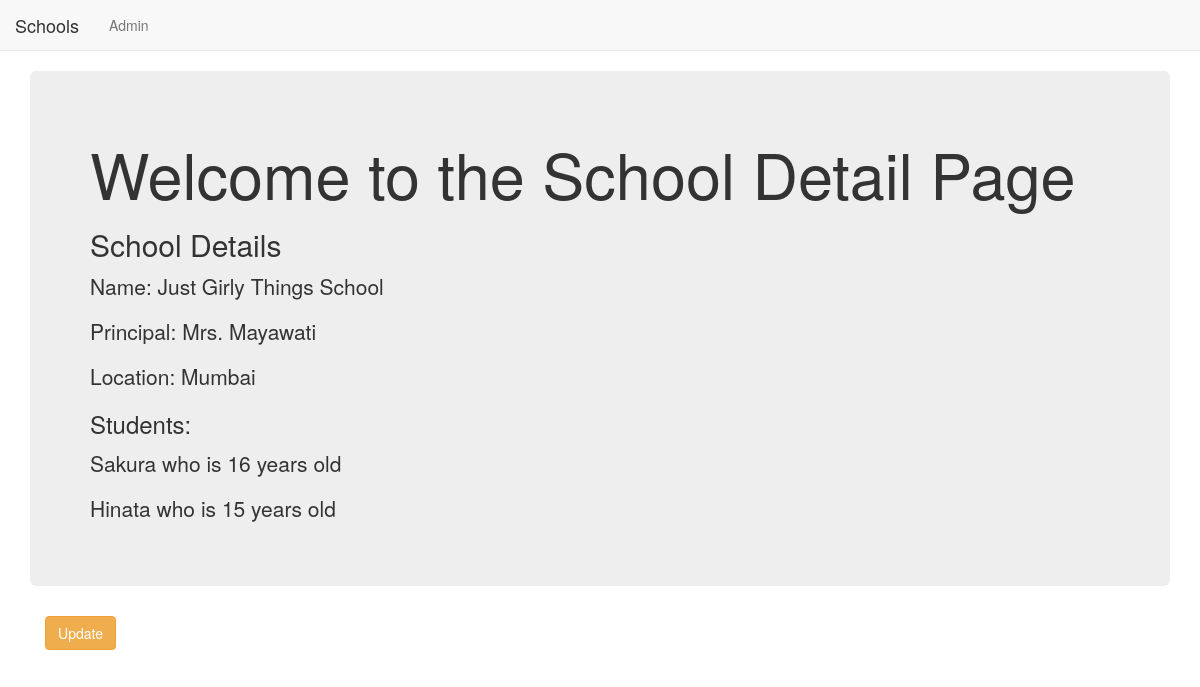
Page /basic_app/2/ on the committed database.
### basic_app/models.py (models this page shows, shortened)
class School(models.Model):
    name = models.CharField(max_length = 250)
    principal = models.CharField(max_length = 250)
    location = models.CharField(max_length = 250)

class Student(models.Model):
    name = models.CharField(max_length = 250)
    age = models.PositiveIntegerField()
    school = models.ForeignKey(School,on_delete=models.CASCADE,related_name='students') #used in school details html to get

### basic_app/views.py (the view)
# urls.py: re_path(r'^(?P<pk>\d+)/$',views.SchoolDetailView.as_view(),name='detail'),  #updated
class SchoolDetailView(DetailView):
    context_object_name = 'school_detail'  #by default it returns 'school' as context
    model = School
    template_name = 'basic_app/school_details.html'

### basic_app/templates/basic_app/school_details.html
{% extends "basic_app/basic_app_base.html" %}
{% block  body_block %}
  <div class="jumbotron">
    <h1>Welcome to the School Detail Page</h1>
    <h2>School Details</h2>
    <p>Name: {{school_detail.name}} </p>
    <p>Principal: {{school_detail.principal}} </p>
    <p>Location: {{school_detail.location}} </p>
    <h3>Students:</h3>
    {% for students in school_detail.students.all %}
    <p>{{students.name}} who is {{students.age}} years old</p>
    {% endfor %}
  </div>
  <div class="container">
  <p><a class = 'btn btn-warning' href="{% url 'basic_app:update' pk=school_detail.pk %}">Update</a></p>
  </div>
{% endblock %}

### rows in the picture
School: name "Just Girly Things School", principal "Mrs. Mayawati", location "Mumbai"
Student: name "Sakura", age "16"
Student: name "Hinata", age "15"
